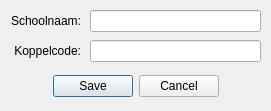
<?xml version="1.0" encoding="UTF-8"?>
<ui version="4.0">
 <class>Rooster_EPD_setup</class>
 <widget class="QDialog" name="Rooster_EPD_setup">
  <property name="geometry">
   <rect>
    <x>0</x>
    <y>0</y>
    <width>271</width>
    <height>111</height>
   </rect>
  </property>
  <property name="minimumSize">
   <size>
    <width>271</width>
    <height>111</height>
   </size>
  </property>
  <property name="maximumSize">
   <size>
    <width>271</width>
    <height>111</height>
   </size>
  </property>
  <property name="windowTitle">
   <string>Zermelo koppelen</string>
  </property>
  <widget class="QDialogButtonBox" name="buttonBox">
   <property name="geometry">
    <rect>
     <x>10</x>
     <y>70</y>
     <width>251</width>
     <height>32</height>
    </rect>
   </property>
   <property name="orientation">
    <enum>Qt::Orientation::Horizontal</enum>
   </property>
   <property name="standardButtons">
    <set>QDialogButtonBox::StandardButton::Cancel|QDialogButtonBox::StandardButton::Save</set>
   </property>
   <property name="centerButtons">
    <bool>true</bool>
   </property>
  </widget>
  <widget class="QLabel" name="label_schoolnaam">
   <property name="geometry">
    <rect>
     <x>10</x>
     <y>10</y>
     <width>71</width>
     <height>21</height>
    </rect>
   </property>
   <property name="text">
    <string>Schoolnaam:</string>
   </property>
   <property name="alignment">
    <set>Qt::AlignmentFlag::AlignRight|Qt::AlignmentFlag::AlignTrailing|Qt::AlignmentFlag::AlignVCenter</set>
   </property>
  </widget>
  <widget class="QLabel" name="label_koppelcode">
   <property name="geometry">
    <rect>
     <x>10</x>
     <y>40</y>
     <width>71</width>
     <height>21</height>
    </rect>
   </property>
   <property name="text">
    <string>Koppelcode:</string>
   </property>
   <property name="alignment">
    <set>Qt::AlignmentFlag::AlignRight|Qt::AlignmentFlag::AlignTrailing|Qt::AlignmentFlag::AlignVCenter</set>
   </property>
  </widget>
  <widget class="QLineEdit" name="schoolnaam">
   <property name="geometry">
    <rect>
     <x>90</x>
     <y>10</y>
     <width>171</width>
     <height>22</height>
    </rect>
   </property>
  </widget>
  <widget class="QLineEdit" name="koppelcode">
   <property name="geometry">
    <rect>
     <x>90</x>
     <y>40</y>
     <width>171</width>
     <height>22</height>
    </rect>
   </property>
  </widget>
 </widget>
 <resources/>
 <connections>
  <connection>
   <sender>buttonBox</sender>
   <signal>accepted()</signal>
   <receiver>Rooster_EPD_setup</receiver>
   <slot>accept()</slot>
   <hints>
    <hint type="sourcelabel">
     <x>248</x>
     <y>254</y>
    </hint>
    <hint type="destinationlabel">
     <x>157</x>
     <y>274</y>
    </hint>
   </hints>
  </connection>
  <connection>
   <sender>buttonBox</sender>
   <signal>rejected()</signal>
   <receiver>Rooster_EPD_setup</receiver>
   <slot>reject()</slot>
   <hints>
    <hint type="sourcelabel">
     <x>316</x>
     <y>260</y>
    </hint>
    <hint type="destinationlabel">
     <x>286</x>
     <y>274</y>
    </hint>
   </hints>
  </connection>
 </connections>
</ui>
